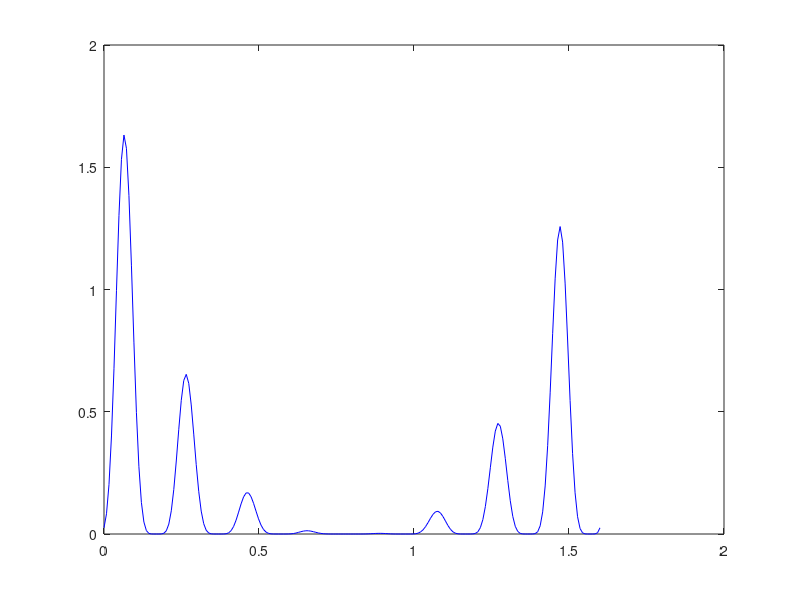

Here is the MATLAB script that generated this plot: (Note: this script raises an error after producing the figure.)
close all
clear all
f = @(x) 4*(sin(5*pi*x+0.5)).^6 .* exp(log2((x-0.8).^2)); % what is this
x = linspace(0,1.6,200);
y=f(x);
plot(x,y,'b');
hold on
i = 1;

t = 0;
T = Tmax;
nRep = 300; % n_reps
alfa = 0.94; % fator decaimento
dE = E_new - E(t); % delta
p = exp(-dE/T); % probabilidade
x(t) = rand * 1.6;
while(t <= nRep)
    while n <= Tit
        if (f(x_new)- f(x(t))) < 0 % Downhill movement
            x(t)=x_new;
            f(x(t))=f(x_new);
        elseif rand(0,1)<p % Uphill movement
            x(t)=x_new;
            f(x(t))=f(x_new);
        end
        n=n+1;
        plot(x(t),f(x(t)), 'o')
    end
    T=Tnew;
    t=t+1;
end
plot(1:(i - 1), f_evolucao); % plota a evolução de f(x_now)
xlabel('Iteração');
ylabel('f(x_{now})');
title('Evolução de f(x_{now}) a cada iteração');

